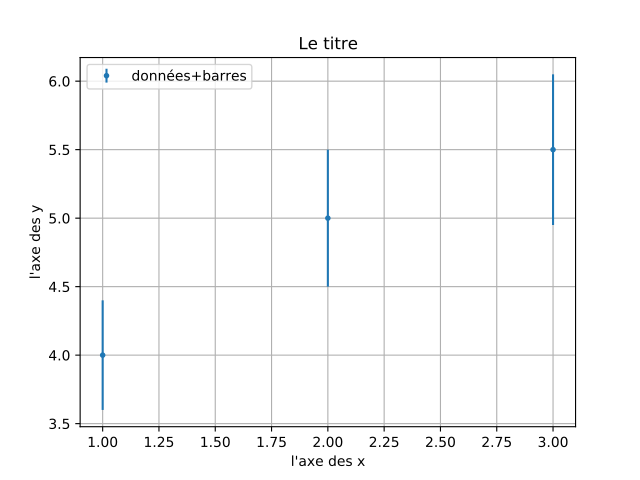

Write Python code to recreate this figure.
import numpy as np
import matplotlib.pyplot as plt

x = np.array([1, 2, 3])
y = np.array([4, 5, 5.5])
erreurs_y = 0.1 * y

plt.errorbar(x, y, erreurs_y, fmt='.', label="données+barres")

plt.xlabel("l'axe des x")
plt.ylabel("l'axe des y")
plt.legend(loc=2)
plt.grid()
plt.title("Le titre")
